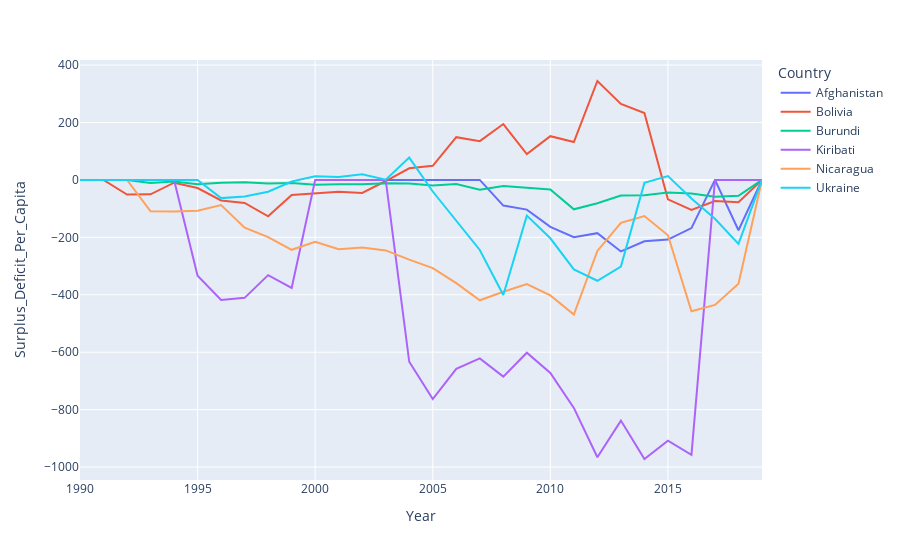

Notebook code for this chart:
### Code cell
countries_interactive (
    dataset = filtered_gdp_cont_pop_trade,
    country_list = min_gdp2019_countries,
    plot_x = 'Year',
    plot_y = 'Surplus_Deficit_Per_Capita',
    color_var = 'Country'#,
    #symbol_var = 'Country',
)

### Figure 1 — Plotly figure (JSON) as saved in the notebook; plotly's stock layout.template omitted (floating-point values rounded to 4 significant figures)
{"data": [{"hovertemplate": "Country=Afghanistan<br>Year=%{x}<br>Surplus_Deficit_Per_Capita=%{y}<extra></extra>", "legendgroup": "Afghanistan", "line": {"color": "#636efa", "dash": "solid"}, "marker": {"symbol": "circle"}, "mode": "lines", "name": "Afghanistan", "orientation": "v", "showlegend": true, "type": "scatter", "x": [2019, 2018, 2017, 2016, 2015, 2014, 2013, 2012, 2011, 2010, 2009, 2008, 2007, 2006, 2005, 2004, 2003, 2002], "xaxis": "x", "y": [0, -175.2, 0, -167.8, -207.8, -213.6, -249.1, -185.4, -199.7, -163.3, -103.3, -89.45, 0, 0, 0, 0, 0, 0], "yaxis": "y"}, {"hovertemplate": "Country=Bolivia<br>Year=%{x}<br>Surplus_Deficit_Per_Capita=%{y}<extra></extra>", "legendgroup": "Bolivia", "line": {"color": "#EF553B", "dash": "solid"}, "marker": {"symbol": "circle"}, "mode": "lines", "name": "Bolivia", "orientation": "v", "showlegend": true, "type": "scatter", "x": [2019, 2018, 2017, 2016, 2015, 2014, 2013, 2012, 2011, 2010, 2009, 2008, 2007, 2006, 2005, 2004, 2003, 2002, 2001, 2000, 1999, 1998, 1997, 1996, 1995, 1994, 1993, 1992, 1991, 1990], "xaxis": "x", "y": [0, -78.03, -73.44, -104.8, -67.66, 232.9, 264.8, 344.5, 131.8, 152.4, 89.81, 194.7, 135.0, 148.8, 49.19, 40.5, -3.798, -45.49, -41.33, -46.57, -52.5, -126.8, -80.26, -71.48, -28.21, -9.656, -50.32, -50.73, 0, 0], "yaxis": "y"}, {"hovertemplate": "Country=Burundi<br>Year=%{x}<br>Surplus_Deficit_Per_Capita=%{y}<extra></extra>", "legendgroup": "Burundi", "line": {"color": "#00cc96", "dash": "solid"}, "marker": {"symbol": "circle"}, "mode": "lines", "name": "Burundi", "orientation": "v", "showlegend": true, "type": "scatter", "x": [2019, 2018, 2017, 2016, 2015, 2014, 2013, 2012, 2011, 2010, 2009, 2008, 2007, 2006, 2005, 2004, 2003, 2002, 2001, 2000, 1999, 1998, 1997, 1996, 1995, 1994, 1993, 1992, 1991, 1990], "xaxis": "x", "y": [0, -55.1, -58.38, -47.32, -43.79, -53.37, -54.1, -81.0, -102.4, -32.95, -27.61, -21.34, -33.93, -14.53, -19.61, -12.62, -11.4, -15.26, -14.83, -16.83, -11.1, -12.24, -8.465, -9.575, -15.29, -5.382, -10.86, 0, 0, 0], "yaxis": "y"}, {"hovertemplate": "Country=Kiribati<br>Year=%{x}<br>Surplus_Deficit_Per_Capita=%{y}<extra></extra>", "legendgroup": "Kiribati", "line": {"color": "#ab63fa", "dash": "solid"}, "marker": {"symbol": "circle"}, "mode": "lines", "name": "Kiribati", "orientation": "v", "showlegend": true, "type": "scatter", "x": [2019, 2018, 2017, 2016, 2015, 2014, 2013, 2012, 2011, 2010, 2009, 2008, 2007, 2006, 2005, 2004, 2003, 2002, 2001, 2000, 1999, 1998, 1997, 1996, 1995, 1994, 1993, 1992, 1991, 1990], "xaxis": "x", "y": [0, 0, 0, -957.5, -908.0, -971.9, -838.2, -965.9, -794.0, -672.3, -601.7, -684.9, -621.5, -657.9, -763.3, -633.2, 0, 0, 0, 0, -376.3, -331.5, -410.8, -418.3, -333.5, 0, 0, 0, 0, 0], "yaxis": "y"}, {"hovertemplate": "Country=Nicaragua<br>Year=%{x}<br>Surplus_Deficit_Per_Capita=%{y}<extra></extra>", "legendgroup": "Nicaragua", "line": {"color": "#FFA15A", "dash": "solid"}, "marker": {"symbol": "circle"}, "mode": "lines", "name": "Nicaragua", "orientation": "v", "showlegend": true, "type": "scatter", "x": [2019, 2018, 2017, 2016, 2015, 2014, 2013, 2012, 2011, 2010, 2009, 2008, 2007, 2006, 2005, 2004, 2003, 2002, 2001, 2000, 1999, 1998, 1997, 1996, 1995, 1994, 1993, 1992, 1991, 1990], "xaxis": "x", "y": [0, -361.5, -435.1, -457.5, -192.7, -125.8, -149.2, -247.2, -468.6, -402.3, -363.0, -389.4, -419.2, -359.5, -307.0, -277.7, -245.5, -235.5, -241.2, -215.3, -243.3, -199.4, -166.4, -87.73, -107.5, -110.0, -109.3, 0, 0, 0], "yaxis": "y"}, {"hovertemplate": "Country=Ukraine<br>Year=%{x}<br>Surplus_Deficit_Per_Capita=%{y}<extra></extra>", "legendgroup": "Ukraine", "line": {"color": "#19d3f3", "dash": "solid"}, "marker": {"symbol": "circle"}, "mode": "lines", "name": "Ukraine", "orientation": "v", "showlegend": true, "type": "scatter", "x": [2019, 2018, 2017, 2016, 2015, 2014, 2013, 2012, 2011, 2010, 2009, 2008, 2007, 2006, 2005, 2004, 2003, 2002, 2001, 2000, 1999, 1998, 1997, 1996, 1995, 1994, 1993, 1992, 1991, 1990], "xaxis": "x", "y": [0, -222.7, -135.1, -64.6, 13.6, -10.38, -301.8, -351.2, -311.6, -203.2, -124.4, -400.7, -243.8, -142.8, -40.39, 77.71, 0.9753, 19.83, 10.12, 12.62, -5.367, -40.98, -57.93, -63.32, 0, 0, 0, 0, 0, 0], "yaxis": "y"}], "layout": {"legend": {"title": {"text": "Country"}, "tracegroupgap": 0}, "margin": {"t": 60}, "xaxis": {"anchor": "y", "domain": [0, 1], "title": {"text": "Year"}}, "yaxis": {"anchor": "x", "domain": [0, 1], "title": {"text": "Surplus_Deficit_Per_Capita"}}}}
